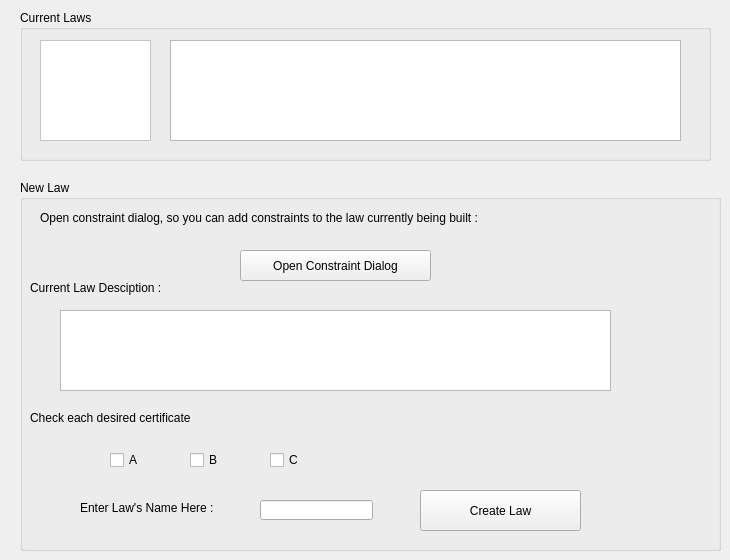
    <widget class="QWidget" name="tab_2">
     <attribute name="title">
      <string>Law</string>
     </attribute>
     <widget class="QGroupBox" name="groupBox_12">
      <property name="geometry">
       <rect>
        <x>20</x>
        <y>10</y>
        <width>691</width>
        <height>151</height>
       </rect>
      </property>
      <property name="title">
       <string>Current Laws</string>
      </property>
      <widget class="QListWidget" name="listWidget">
       <property name="geometry">
        <rect>
         <x>20</x>
         <y>30</y>
         <width>111</width>
         <height>101</height>
        </rect>
       </property>
       <property name="styleSheet">
        <string notr="true">QListView {
    show-decoration-selected: 1; /* make the selection span the entire width of the view */
	background-color: rgb(255, 255, 255);
	color: rgb(0, 0, 0);
}

QListView::item:alternate {
    background: #EEEEEE;
}

QListView::item:selected {
    border: 1px solid #6a6ea9;
}

QListView::item:selected:!active {
    background: qlineargradient(x1: 0, y1: 0, x2: 0, y2: 1,
                                stop: 0 #ABAFE5, stop: 1 #8588B2);
}

QListView::item:selected:active {
    background: qlineargradient(x1: 0, y1: 0, x2: 0, y2: 1,
                                stop: 0 #6a6ea9, stop: 1 #888dd9);
}

QListView::item:hover {
    background: qlineargradient(x1: 0, y1: 0, x2: 0, y2: 1,
                                stop: 0 #FAFBFE, stop: 1 #DCDEF1);
}</string>
       </property>
      </widget>
      <widget class="QTextEdit" name="textEdit_3">
       <property name="geometry">
        <rect>
         <x>150</x>
         <y>30</y>
         <width>511</width>
         <height>101</height>
        </rect>
       </property>
      </widget>
     </widget>
     <widget class="QGroupBox" name="groupBox_13">
      <property name="geometry">
       <rect>
        <x>20</x>
        <y>180</y>
        <width>701</width>
        <height>371</height>
       </rect>
      </property>
      <property name="title">
       <string>New Law</string>
      </property>
      <widget class="QPushButton" name="pushButton_2">
       <property name="geometry">
        <rect>
         <x>400</x>
         <y>310</y>
         <width>161</width>
         <height>41</height>
        </rect>
       </property>
       <property name="styleSheet">
        <string notr="true"/>
       </property>
       <property name="text">
        <string>Create Law</string>
       </property>
      </widget>
      <widget class="QTextEdit" name="textEdit_4">
       <property name="geometry">
        <rect>
         <x>40</x>
         <y>130</y>
         <width>551</width>
         <height>81</height>
        </rect>
       </property>
      </widget>
      <widget class="QLineEdit" name="lineEdit_7">
       <property name="geometry">
        <rect>
         <x>240</x>
         <y>320</y>
         <width>113</width>
         <height>20</height>
        </rect>
       </property>
      </widget>
      <widget class="QLabel" name="label_7">
       <property name="geometry">
        <rect>
         <x>60</x>
         <y>320</y>
         <width>161</width>
         <height>16</height>
        </rect>
       </property>
       <property name="text">
        <string>Enter Law's Name Here :</string>
       </property>
      </widget>
      <widget class="QLabel" name="label_38">
       <property name="geometry">
        <rect>
         <x>10</x>
         <y>100</y>
         <width>211</width>
         <height>16</height>
        </rect>
       </property>
       <property name="text">
        <string>Current Law Desciption :</string>
       </property>
      </widget>
      <widget class="QLabel" name="label_39">
       <property name="geometry">
        <rect>
         <x>20</x>
         <y>30</y>
         <width>441</width>
         <height>16</height>
        </rect>
       </property>
       <property name="text">
        <string>Open constraint dialog, so you can add constraints to the law currently being built :</string>
       </property>
      </widget>
      <widget class="QPushButton" name="pushButton_19">
       <property name="geometry">
        <rect>
         <x>220</x>
         <y>70</y>
         <width>191</width>
         <height>31</height>
        </rect>
       </property>
       <property name="text">
        <string>Open Constraint Dialog</string>
       </property>
      </widget>
      <widget class="QLabel" name="label_30">
       <property name="geometry">
        <rect>
         <x>10</x>
         <y>230</y>
         <width>251</width>
         <height>16</height>
        </rect>
       </property>
       <property name="text">
        <string>Check each desired certificate</string>
       </property>
      </widget>
      <widget class="QCheckBox" name="checkBox">
       <property name="geometry">
        <rect>
         <x>90</x>
         <y>270</y>
         <width>85</width>
         <height>20</height>
        </rect>
       </property>
       <property name="text">
        <string>A</string>
       </property>
      </widget>
      <widget class="QCheckBox" name="checkBox_2">
       <property name="geometry">
        <rect>
         <x>170</x>
         <y>270</y>
         <width>85</width>
         <height>20</height>
        </rect>
       </property>
       <property name="text">
        <string>B</string>
       </property>
      </widget>
      <widget class="QCheckBox" name="checkBox_3">
       <property name="geometry">
        <rect>
         <x>250</x>
         <y>270</y>
         <width>85</width>
         <height>20</height>
        </rect>
       </property>
       <property name="text">
        <string>C</string>
       </property>
      </widget>
     </widget>
    </widget>
